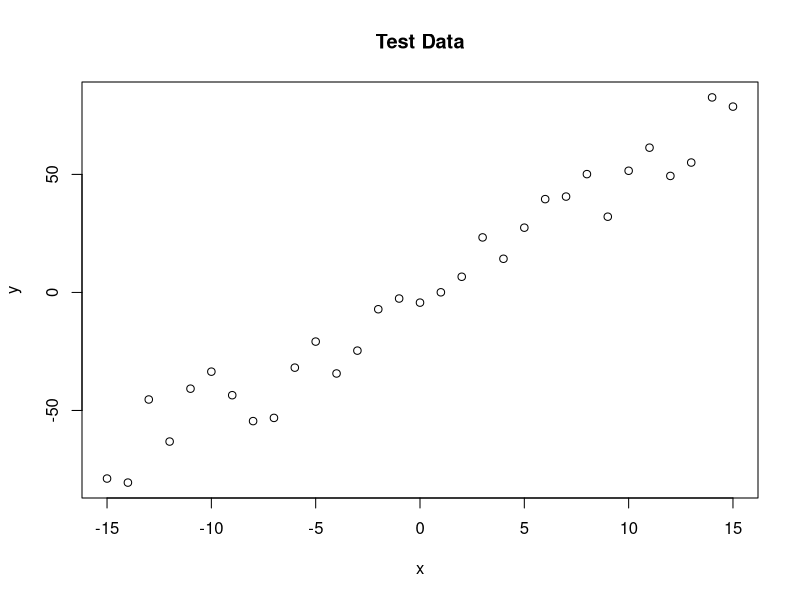
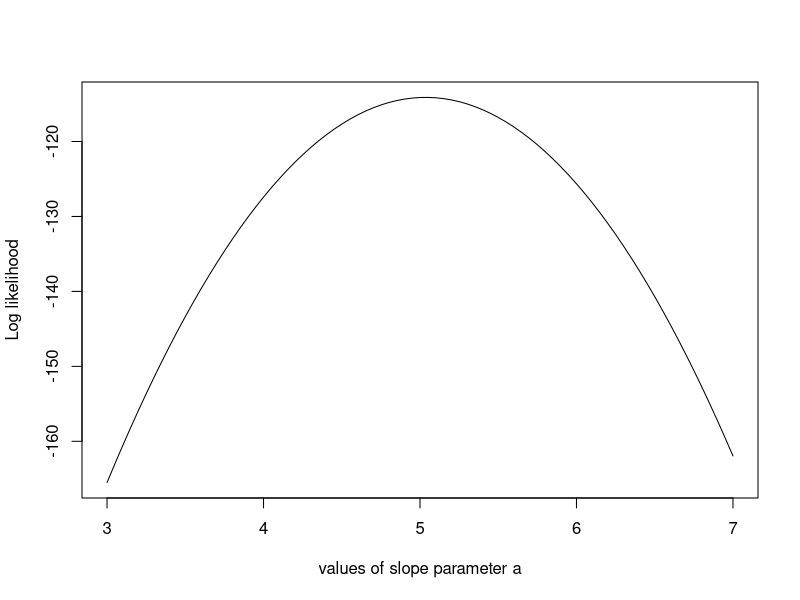
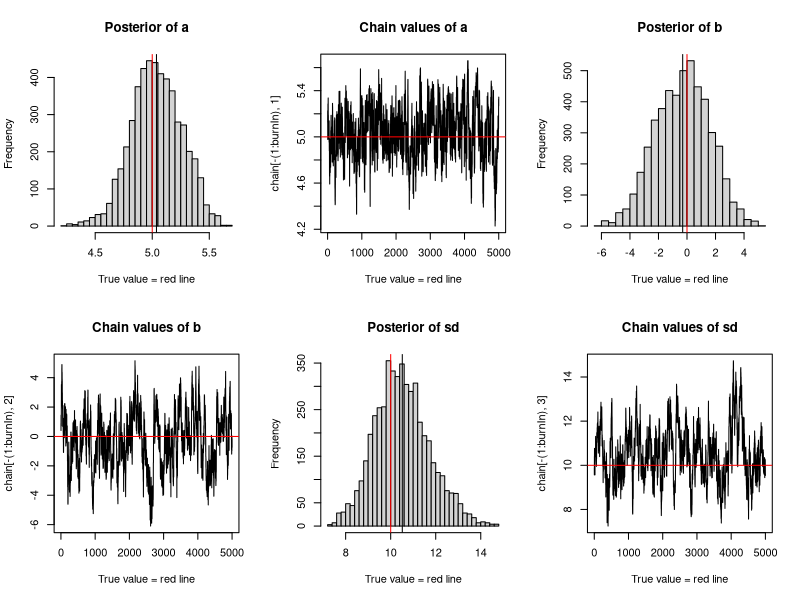

The R script that drew these images, in order:
trueA <- 5
trueB <- 0
trueSd <- 10
sampleSize <- 31

# create independent x-values 
x <- (-(sampleSize-1)/2):((sampleSize-1)/2)
# create dependent values according to ax + b + N(0,sd)
y <-  trueA * x + trueB + rnorm(n=sampleSize,mean=0,sd=trueSd)

plot(x,y, main="Test Data")

likelihood <- function(param){
  a = param[1]
  b = param[2]
  sd = param[3]
  
  pred = a*x + b
  singlelikelihoods = dnorm(y, mean = pred, sd = sd, log = T)
  sumll = sum(singlelikelihoods)
  return(sumll)   
}

# Example: plot the likelihood profile of the slope a
slopevalues <- function(x){return(likelihood(c(x, trueB, trueSd)))}
slopelikelihoods <- lapply(seq(3, 7, by=.05), slopevalues )
plot (seq(3, 7, by=.05), slopelikelihoods , type="l", xlab = "values of slope parameter a", ylab = "Log likelihood")

# Prior distribution
prior <- function(param){
  a = param[1]
  b = param[2]
  sd = param[3]
  aprior = dunif(a, min=0, max=10, log = T)
  bprior = dnorm(b, sd = 5, log = T)
  sdprior = dunif(sd, min=0, max=30, log = T)
  return(aprior+bprior+sdprior)
}

posterior <- function(param){
  return (likelihood(param) + prior(param))
}

######## Metropolis algorithm ################

proposalfunction <- function(param){
  return(rnorm(3,mean = param, sd= c(0.1,0.5,0.3)))
}

run_metropolis_MCMC <- function(startvalue, iterations){
  chain = array(dim = c(iterations+1,3))
  chain[1,] = startvalue
  for (i in 1:iterations){
    proposal = proposalfunction(chain[i,])
    
    probab = exp(posterior(proposal) - posterior(chain[i,]))
    if (runif(1) < probab){
      chain[i+1,] = proposal
    }else{
      chain[i+1,] = chain[i,]
    }
  }
  return(chain)
}

startvalue = c(4,0,10)
chain = run_metropolis_MCMC(startvalue, 10000)

burnIn = 5000
acceptance = 1-mean(duplicated(chain[-(1:burnIn),]))

summary <- function(chain, burnIn, nclass, parameter) {
    if (parameter == "a") {
      hist(chain[-(1:burnIn),1],nclass=nclass, main="Posterior of a", xlab="True value = red line" )
      abline(v = mean(chain[-(1:burnIn),1]))
      abline(v = trueA, col="red" )
      plot(chain[-(1:burnIn),1], type = "l", xlab="True value = red line" , main = "Chain values of a", )
      abline(h = trueA, col="red" )
    } 
    if (parameter == "b") {
      hist(chain[-(1:burnIn),2],nclass=nclass, main="Posterior of b", xlab="True value = red line")
      abline(v = mean(chain[-(1:burnIn),2]))
      abline(v = trueB, col="red" )
      plot(chain[-(1:burnIn),2], type = "l", xlab="True value = red line" , main = "Chain values of b", )
      abline(h = trueB, col="red" )
    }
    if (parameter == "sd") {
      hist(chain[-(1:burnIn),3],nclass=nclass, main="Posterior of sd", xlab="True value = red line")
      abline(v = mean(chain[-(1:burnIn),3]) )
      abline(v = trueSd, col="red" )
      plot(chain[-(1:burnIn),3], type = "l", xlab="True value = red line" , main = "Chain values of sd", )
      abline(h = trueSd, col="red" )
    }
}
par(mfrow = c(2,3))
summary(chain, burnIn, 30, "a")
summary(chain, burnIn, 30, "b")
summary(chain, burnIn, 30, "sd")